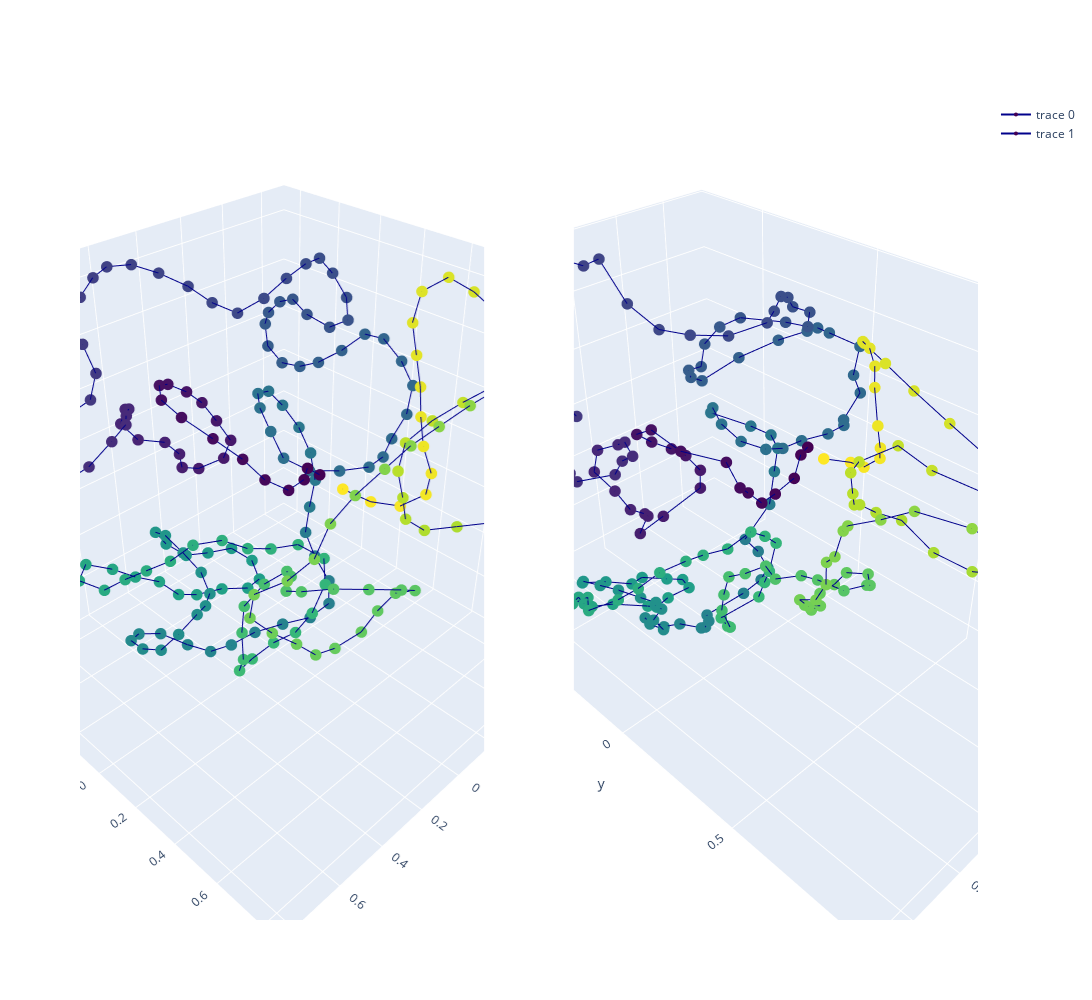

Notebook code cell kept with this figure:
### Code cell
# Trussart perfect structure
trussart_true_structure = np.mean(trussart_structures, axis=0)

# Trussart predicted structure
torch_trussart_hic = torch.FloatTensor(trussart_hic)
torch_trussart_hic = torch.reshape(torch_trussart_hic, (1, NB_BINS, NB_BINS))
torch_trussart_hic = torch.repeat_interleave(torch_trussart_hic, BATCH_SIZE, 0)

trussart_pred_structure, _ = model(torch_trussart_hic)
trussart_pred_structure = trussart_pred_structure.detach().numpy()[0]

# Superpose structure using Kabsch algorithm
trussart_pred_structure_superposed, trussart_true_structure_superposed = \
        kabsch_superimposition_numpy(trussart_pred_structure, trussart_true_structure, EMBEDDING_SIZE)

# Plot and compare the two structures
x_pred = trussart_pred_structure_superposed[:, 0]  
y_pred = trussart_pred_structure_superposed[:, 1]
z_pred = trussart_pred_structure_superposed[:, 2]

x_true = trussart_true_structure_superposed[:, 0]  
y_true = trussart_true_structure_superposed[:, 1]
z_true = trussart_true_structure_superposed[:, 2]

colorscale1 = np.asarray(range(len(x_true)))
colorscale2 = np.asarray(range(len(x_pred)))
color1 = 'Viridis'
color2 = 'Viridis'

plot_true_pred_structures(x_pred, y_pred, z_pred, x_true, y_true, z_true, colorscale1, colorscale2, color1, color2)

# Shape comparison
print('Kabsch distance is ' + str(kabsch_distance_numpy(trussart_pred_structure, trussart_true_structure, EMBEDDING_SIZE)))

### Figure 1 — Plotly figure (JSON) as saved in the notebook; plotly's stock layout.template omitted (floating-point values rounded to 4 significant figures; data arrays with more than 128 entries replaced by an {"elided": "..."} marker saying what was removed)
{"data": [{"line": {"color": "darkblue", "width": 2}, "marker": {"color": {"elided": "202 int values"}, "colorscale": [[0, "#440154"], [0.1111, "#482878"], [0.2222, "#3e4989"], [0.3333, "#31688e"], [0.4444, "#26828e"], [0.5556, "#1f9e89"], [0.6667, "#35b779"], [0.7778, "#6ece58"], [0.8889, "#b5de2b"], [1, "#fde725"]], "size": 4}, "scene": "scene", "type": "scatter3d", "x": {"elided": "202 float values"}, "y": {"elided": "202 float values"}, "z": {"elided": "202 float values"}}, {"line": {"color": "darkblue", "width": 2}, "marker": {"color": {"elided": "202 int values"}, "colorscale": [[0, "#440154"], [0.1111, "#482878"], [0.2222, "#3e4989"], [0.3333, "#31688e"], [0.4444, "#26828e"], [0.5556, "#1f9e89"], [0.6667, "#35b779"], [0.7778, "#6ece58"], [0.8889, "#b5de2b"], [1, "#fde725"]], "size": 4}, "scene": "scene2", "type": "scatter3d", "x": {"elided": "202 float values"}, "y": {"elided": "202 float values"}, "z": {"elided": "202 float values"}}], "layout": {"height": 1000, "scene": {"domain": {"x": [0, 0.45], "y": [0, 1]}}, "scene2": {"domain": {"x": [0.55, 1], "y": [0, 1]}}, "width": 1300}}
